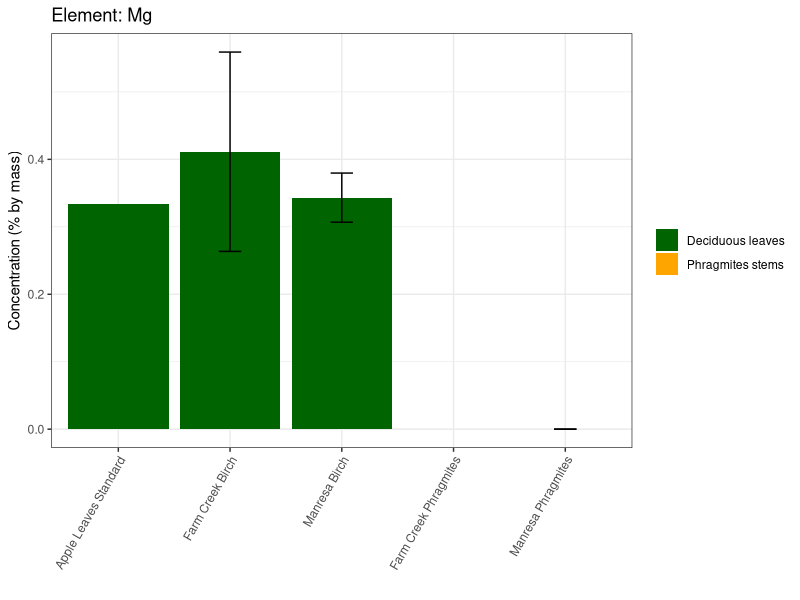
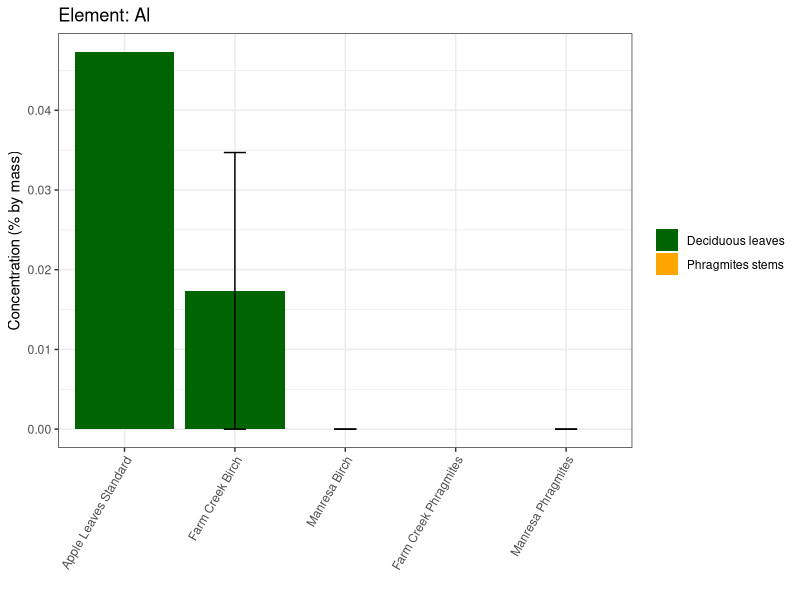
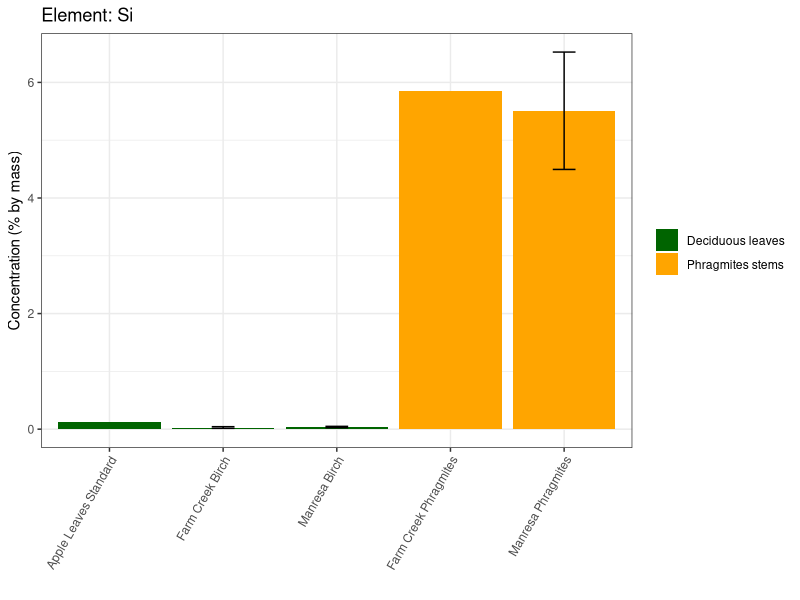
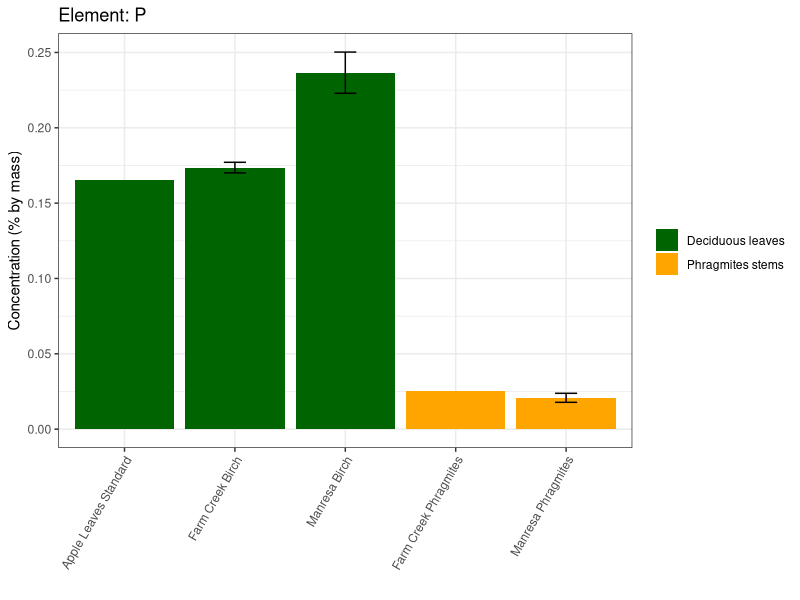
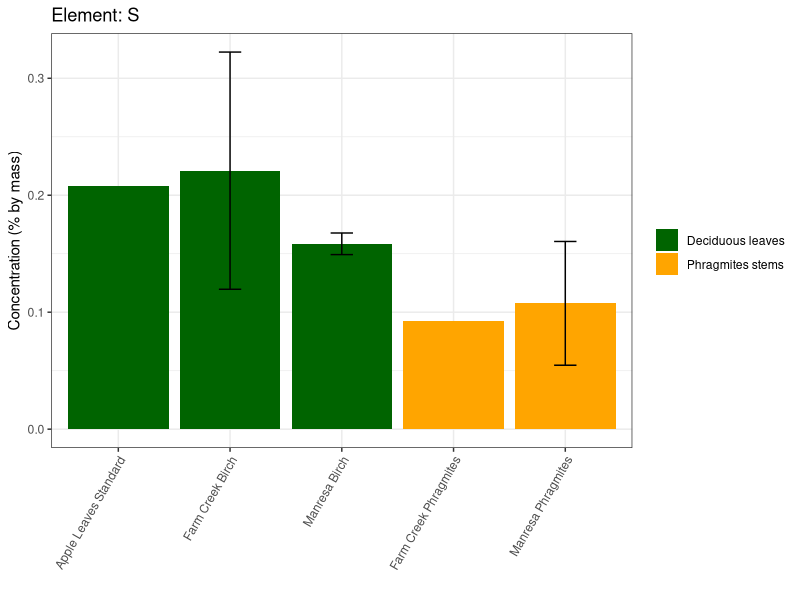
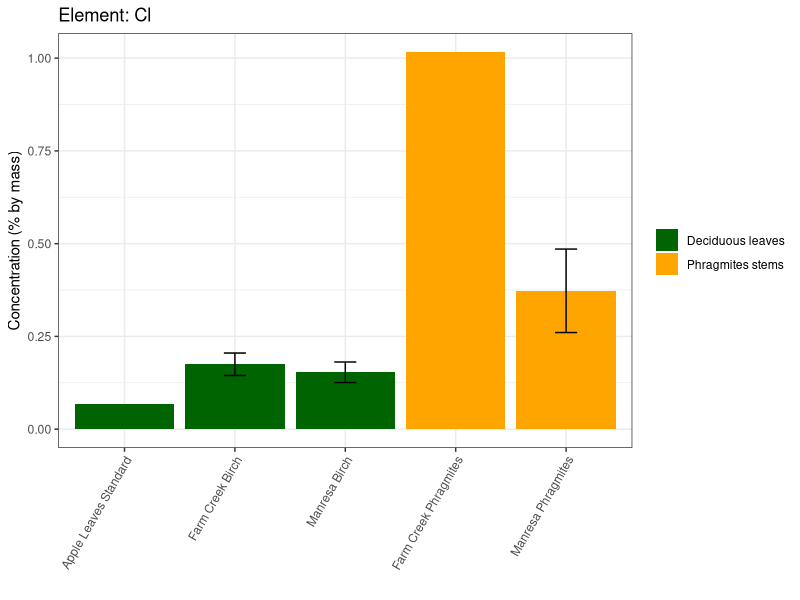
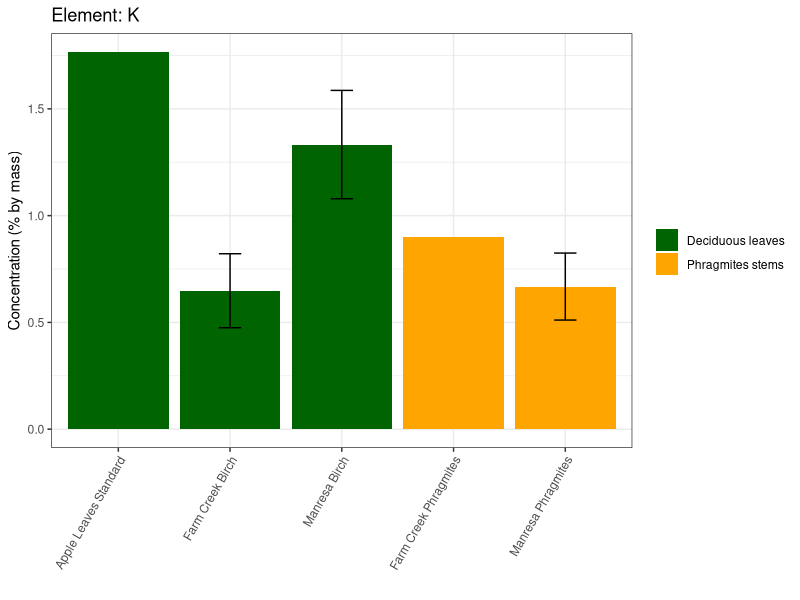
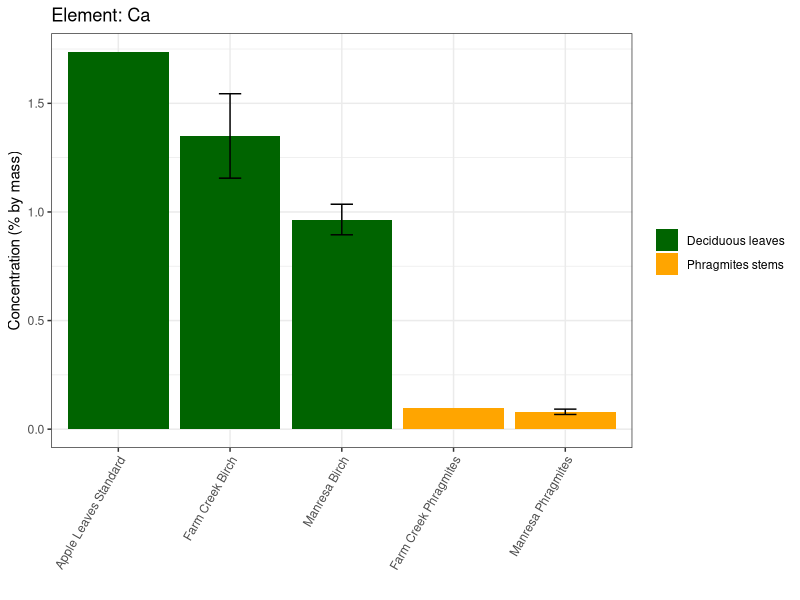

Source code (R) for these figures, in order:
library(tidyverse)

setwd("")
df <- read_csv("Manresa leaf group (soils class) pXRF.csv",
               show_col_types = FALSE)

# data cleaning + grouping
df_clean <- df %>%
  mutate(across(everything(), ~str_replace(.x, "< LOD", "0"))) %>%
  mutate(across(-ID, as.numeric))

elements <- df_clean$ID[seq(1, nrow(df_clean), by = 2)]
sample_cols <- colnames(df_clean)[-1]

group_map <- tibble(
  Pattern = c("^L-BFA", "^L-BFC", "^L-PC", "^L-PFC1$", 
              "^Apple-Leaves-Standard$", "^L-PFA1$|^L-PFA2$"),
  Label = c("Manresa Birch",
            "Farm Creek Birch",
            "Manresa Phragmites",
            "Farm Creek Phragmites",
            "Apple Leaves Standard",
            "Manresa Phragmites")
)

assign_group <- function(sample_name) {
  match <- group_map %>% 
    filter(str_detect(sample_name, Pattern)) %>% 
    pull(Label)
  if (length(match) == 0) return(NA_character_)
  return(match)
}

sample_groups <- tibble(
  Sample = sample_cols,
  Group = map_chr(sample_cols, assign_group)
)


# plotting
if (!dir.exists("plots")) dir.create("plots")

for (el in elements) {
  
  message("Plotting:", el)
  
  # extract element values, reshape, join
  values <- df_clean %>% filter(ID == el)
  
  long_df <- values %>%
    pivot_longer(cols = all_of(sample_cols), names_to = "Sample", values_to = "Value") %>%
    left_join(sample_groups, by = "Sample") %>%
    filter(!is.na(Group))
  
  # compute means & SE
  plot_df <- long_df %>%
    group_by(Group) %>%
    summarise(
      Mean = mean(Value, na.rm = TRUE),
      SE = ifelse(n() > 1, sd(Value, na.rm = TRUE) / sqrt(n()), NA_real_),
      .groups = "drop"
    )
  
  
  desired_order <- c(
    "Apple Leaves Standard",
    "Farm Creek Birch",
    "Manresa Birch",
    "Farm Creek Phragmites", 
    "Manresa Phragmites"
  )
  
  plot_df <- plot_df %>%
    mutate(Group = factor(Group, levels = desired_order))
  
  # leaves vs. stems for coloring
  plot_df <- plot_df %>%
    mutate(
      Type = case_when(
        Group %in% c("Apple Leaves Standard",
                     "Farm Creek Birch",
                     "Manresa Birch") ~ "Deciduous leaves",
        Group %in% c("Manresa Phragmites", "Farm Creek Phragmites") ~ "Phragmites stems",
        TRUE ~ "Other"
      )
    )

  p <- ggplot(plot_df, aes(x = Group, y = Mean, fill = Type)) +
    geom_col() +
    
    geom_errorbar(
      data = plot_df %>% filter(!is.na(SE)),
      aes(ymin = Mean - SE, ymax = Mean + SE),
      width = 0.2
    ) +
    
    scale_fill_manual(
      values = c(
        "Deciduous leaves" = "darkgreen",
        "Phragmites stems" = "orange"
      ),
      name = ""
    ) +
    
    coord_cartesian(ylim = c(0, NA)) +
    labs(title = paste("Element:", el),
         y = "Concentration (% by mass)",
         x = "") +
    theme_bw() +
    theme(axis.text.x = element_text(angle = 60, hjust = 1))
  
  ggsave(
    filename = paste0("plots/", el, "_barplot.png"),
    plot = p,
    width = 10,
    height = 6,
    dpi = 300
  )
}
